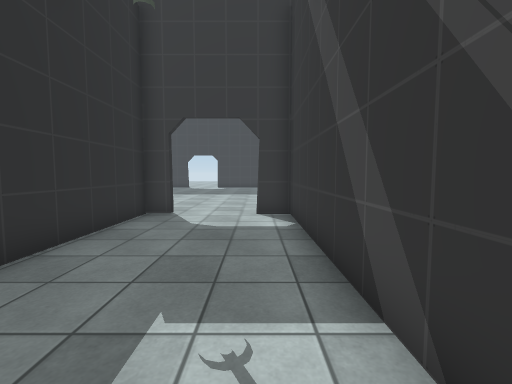
[1] (above)

13 first-person views from a walk through a Unity game level. The camera is 1.3 m above the floor, tilts 4° down and sees 90° across. Doors are open. The floor is counted in squares, 1 m on a side. Each view is taken from the middle of a square. On the plan, view 1 faces up. The plan holds only what a view shows up to about 13 squares ahead; the rest is blank. The place goes on beyond the plan. The player character is not drawn. Some animated figures are not drawn. Some surface patterns are stand-ins.

[2]
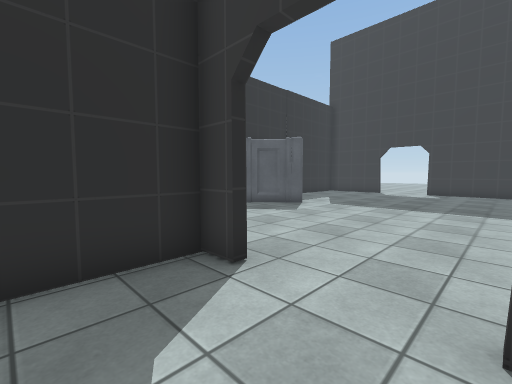

[3]
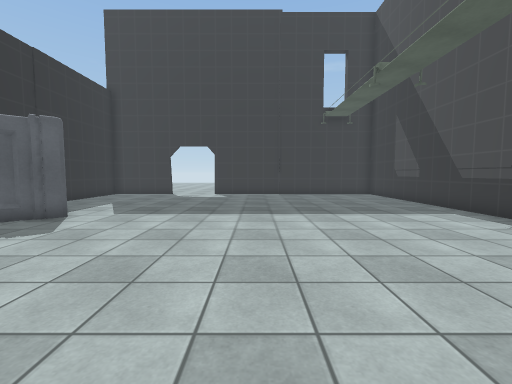

[4]
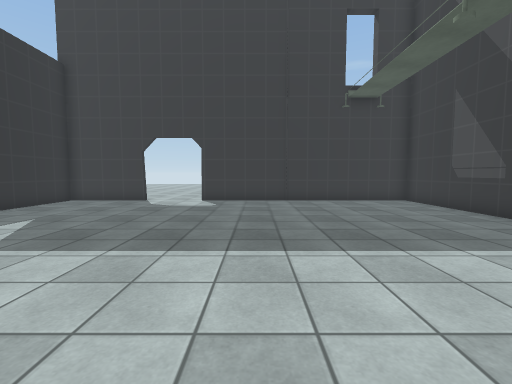

[5]
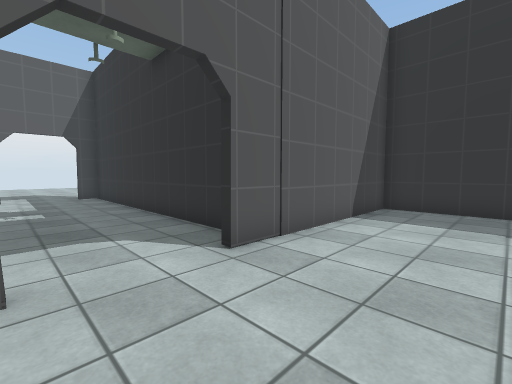

[6]
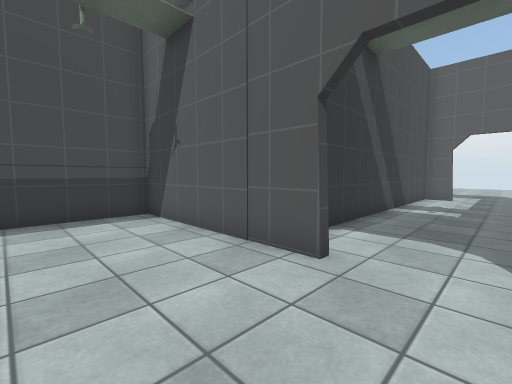

[7]
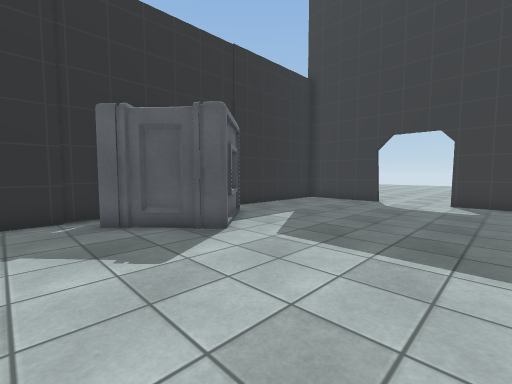

[8]
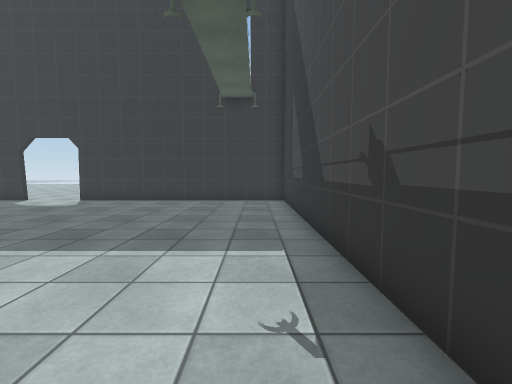

[9]
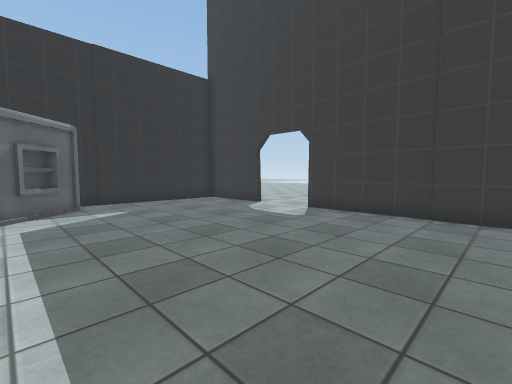

[10]
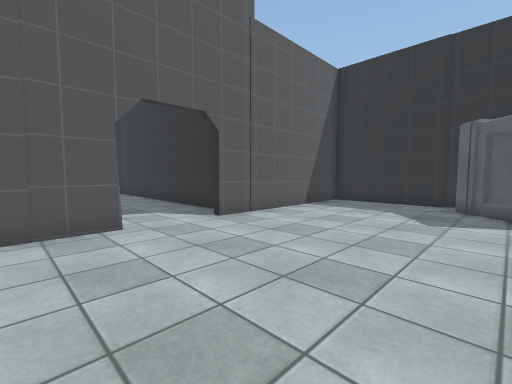

[11]
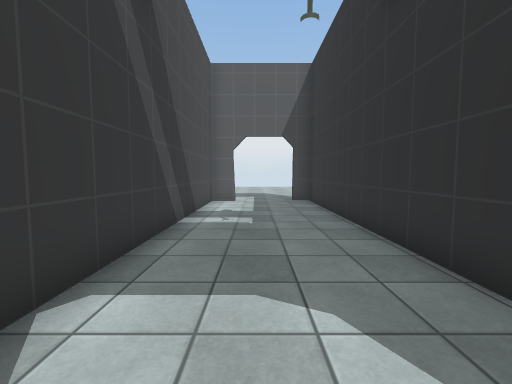

[12]
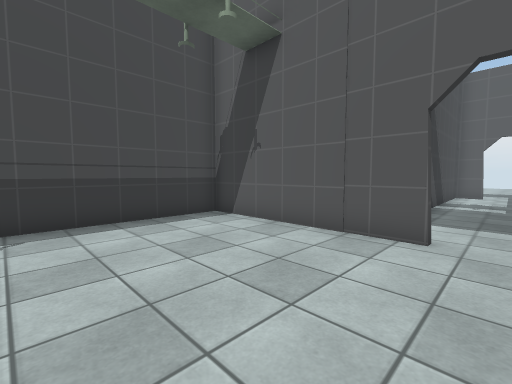

[13]
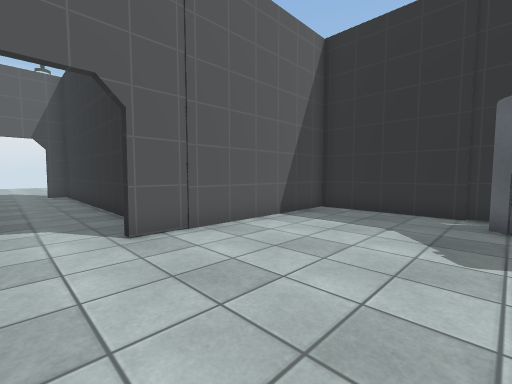

### Floor plan
Key: @ floor where view 1 was taken; # wall or solid block; . floor; D open door; O other object.
Columns run from 10 left of view 1 to 7 right of it. Each row starts with its distance up from view 1.
 27      ..
 26     ...
 25 ####DDD###########
 24 #...DDD..........#
 23 #................#
 22 #................#
 21 #................#
 20 #................#
 19 #................#
 18 ##...............#
 17  #O..............#
 16  ###.............#
 15  ###.............#
 14 ##...............#
 13 #................#
 12 #................#
 11 #................#
 10 #................#
  9 #######.....######
  8       ##...##
  7       #....#
  6       #....#
  5       #....#
  4       #....#
  3       #....#
  2       #....#
  1       #....#
  0       #...@#
 -1       #....#
 -2       #....#
 -3       #DDDD#
 -4       #DDDD#
 -5         ...

Positions as (right, up) in squares from view 1, and headings:
1: (0, 0), facing up
2: (0, 6), facing up-left
3: (-1, 8), facing up
4: (-1, 12), facing up
5: (0, 12), facing down-left
6: (-2, 12), facing down-right
7: (-2, 12), facing up-left
8: (5, 12), facing up
9: (2, 16), facing up-left
10: (2, 15), facing down-left
11: (-1, 9), facing down
12: (-1, 14), facing down-right
13: (-1, 14), facing down-left
